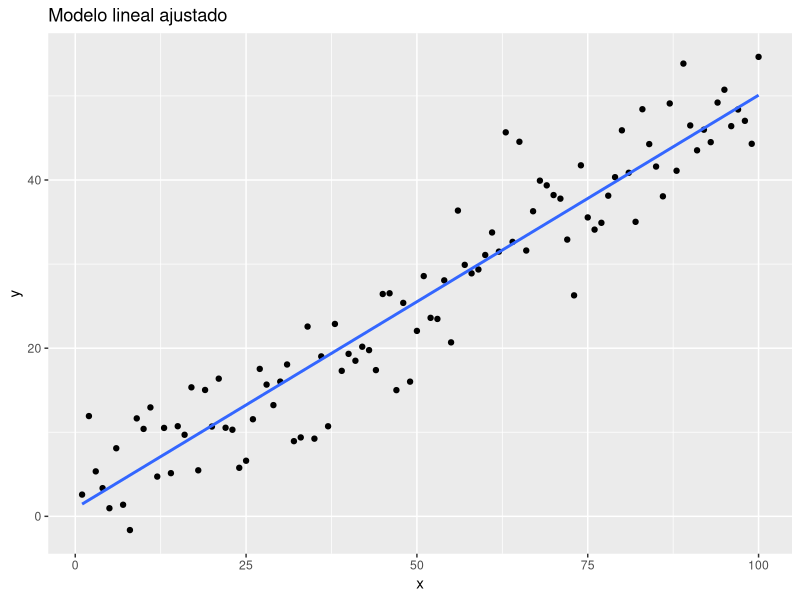

Write the R code that produced this figure. (Note: this script raises an error after producing the figure.)
#Creo una función para instalar en caso de que no lo esten y luego cargar
ipak <- function(pkg){
  new.pkg <- pkg[!(pkg %in% installed.packages()[, "Package"])]
  if (length(new.pkg)){install.packages(new.pkg, dependencies = TRUE, repos='https://cran.rstudio.com/')}
  sapply(pkg, require, character.only = TRUE)
}

# Paquetes usados
packages <- c('tidyverse', 'caret', 'RSNNS', 'frbs', 'FSinR', 'fable')
#packages <- c("Amelia","car","caret","class","cluster","corrplot","dlookr","factoextra",
#              "GGally","ggplot2","ggpubr","ggrepel","gplots","grid","klaR","MASS",
#              "polycor","psych","reshape2","RKEEL","scales","SDEFSR","tidyverse")

ipak(packages) #Instalo o cargo

update.packages()


#help(tidyverse)
#??caret
#help(RSNNS)
#help(frbs)
#??FSinR
#help(fable)


# Generamos datos de ejemplo
data <- tibble(
  x = c(1:100)*1.0,
  y = 0.5*x + rnorm(100, mean = 0, sd = 5)
)

# Graficamos los datos y la línea ajustada por el modelo
data %>%
  ggplot(aes(x = x, y = y)) +
  geom_point() +
  geom_smooth(method = "lm", se = FALSE) +
  labs(title = "Modelo lineal ajustado")

fit <- caret::train(y ~ x, data = data, method = "lm")

model <- mlp(data[1:5,1:2],data[1:5,2], size=5, learnFuncParams = c(0.1))

fitted_model <- predict(model, data)
#?frbs.learn

data.train <- matrix(c(5.2, -8.1, 4.8, 8.8, -16.1, 4.1, 10.6, -7.8, 5.5, 10.4, -29.0, 
                       5.0, 1.8, -19.2, 3.4, 12.7, -18.9, 3.4, 15.6, -10.6, 4.9, 1.9, 
                       -25.0, 3.7, 2.2, -3.1, 3.9, 4.8, -7.8, 4.5, 7.9, -13.9, 4.8, 
                       5.2, -4.5, 4.9, 0.9, -11.6, 3.0, 11.8, -2.1, 4.6, 7.9, -2.0, 
                       4.8, 11.5, -9.0, 5.5, 10.6, -11.2, 4.5, 11.1, -6.1, 4.7, 12.8, 
                       -1.0, 6.6, 11.3, -3.6, 5.1, 1.0, -8.2, 3.9, 14.5, -0.5, 5.7, 
                       11.9, -2.0, 5.1, 8.1, -1.6, 5.2, 15.5, -0.7, 4.9, 12.4, -0.8, 
                       5.2, 11.1, -16.8, 5.1, 5.1, -5.1, 4.6, 4.8, -9.5, 3.9, 13.2, 
                       -0.7, 6.0, 9.9, -3.3, 4.9, 12.5, -13.6, 4.1, 8.9, -10.0, 
                       4.9, 10.8, -13.5, 5.1), ncol = 3, byrow = TRUE)

frbs_obj <- frbs.learn(data.train)
#?frbs::predict
newdata <- matrix(c(10.5, -0.9, 5.8, -2.8, 8.5, -0.2, 13.8, -11.9, 9.8, -1.2, 11.0,
                    -14.3, 4.2, -17.0, 6.9, -3.3, 13.2, -1.9), ncol = 2, byrow = TRUE)
predict(frbs_obj, newdata)

# Utilizamos el paquete fable para hacer una predicción de los próximos 5 valores
fc <- data %>% 
  as_tsibble(index = x) %>%
  model(ARIMA = ARIMA(y)) %>%
  forecast(h = 5)

# Graficamos los datos y las predicciones
#autoplot(data = data, index = data$x, level = NULL) +
#  autolayer(fc, series = "Point Forecast") +
#   labs(title = "Predicciones de ARIMA")

# Imprime un mensaje de éxito si todo funciona correctamente
cat("¡Todos los paquetes funcionan correctamente!\n")
